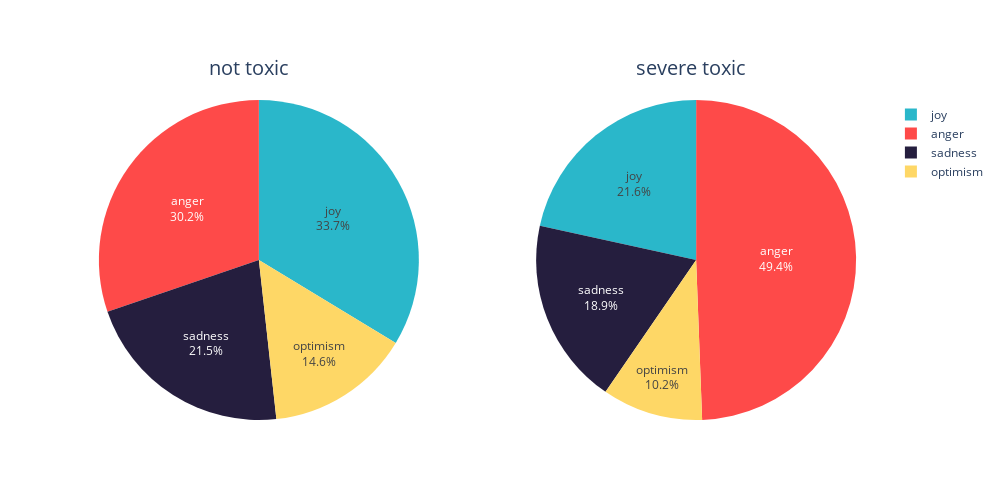

Notebook code cell kept with this figure:
### Code cell
colors = ["#fe4a49", "#2ab7ca", "#fed766", "#251e3e"]

col1 = (
    df_flat.loc[df_flat["toxicity_ensemble_text.severe_toxic"] == False][
        "sentiment_title.emotion.class"
    ]
    .value_counts()
    .sort_index()
)
labels1 = col1.index.tolist()
values1 = col1.values.tolist()
col2 = (
    df_flat.loc[df_flat["toxicity_ensemble_text.severe_toxic"] == True][
        "sentiment_title.emotion.class"
    ]
    .value_counts()
    .sort_index()
)
labels2 = col2.index.tolist()
values2 = col2.values.tolist()


fig = make_subplots(rows=1, cols=2, specs=[[{"type": "domain"}, {"type": "domain"}]])
_ = fig.add_trace(
    go.Pie(
        labels=labels1,
        values=values1,
        name="non-toxic",
        textinfo="label+percent",
        marker_colors=colors,
    ),
    1,
    1,
)
_ = fig.add_trace(
    go.Pie(
        labels=labels2,
        values=values2,
        name="severe toxic",
        textinfo="label+percent",
        marker_colors=colors,
    ),
    1,
    2,
)

_ = fig.update_layout(
    annotations=[
        dict(text="not toxic", x=0.16, y=1.15, font_size=20, showarrow=False),
        dict(text="severe toxic", x=0.84, y=1.15, font_size=20, showarrow=False),
    ],
    width=1000,
    height=500,
)
fig.show()

### Figure 1 — Plotly figure (JSON) as saved in the notebook; plotly's stock layout.template omitted (floating-point values rounded to 4 significant figures)
{"data": [{"domain": {"x": [0, 0.45], "y": [0, 1]}, "labels": ["anger", "joy", "optimism", "sadness"], "marker": {"colors": ["#fe4a49", "#2ab7ca", "#fed766", "#251e3e"]}, "name": "non-toxic", "textinfo": "label+percent", "type": "pie", "values": [4874, 5426, 2351, 3466]}, {"domain": {"x": [0.55, 1], "y": [0, 1]}, "labels": ["anger", "joy", "optimism", "sadness"], "marker": {"colors": ["#fe4a49", "#2ab7ca", "#fed766", "#251e3e"]}, "name": "severe toxic", "textinfo": "label+percent", "type": "pie", "values": [165, 72, 34, 63]}], "layout": {"annotations": [{"font": {"size": 20}, "showarrow": false, "text": "not toxic", "x": 0.16, "y": 1.15}, {"font": {"size": 20}, "showarrow": false, "text": "severe toxic", "x": 0.84, "y": 1.15}], "height": 500, "width": 1000}}
